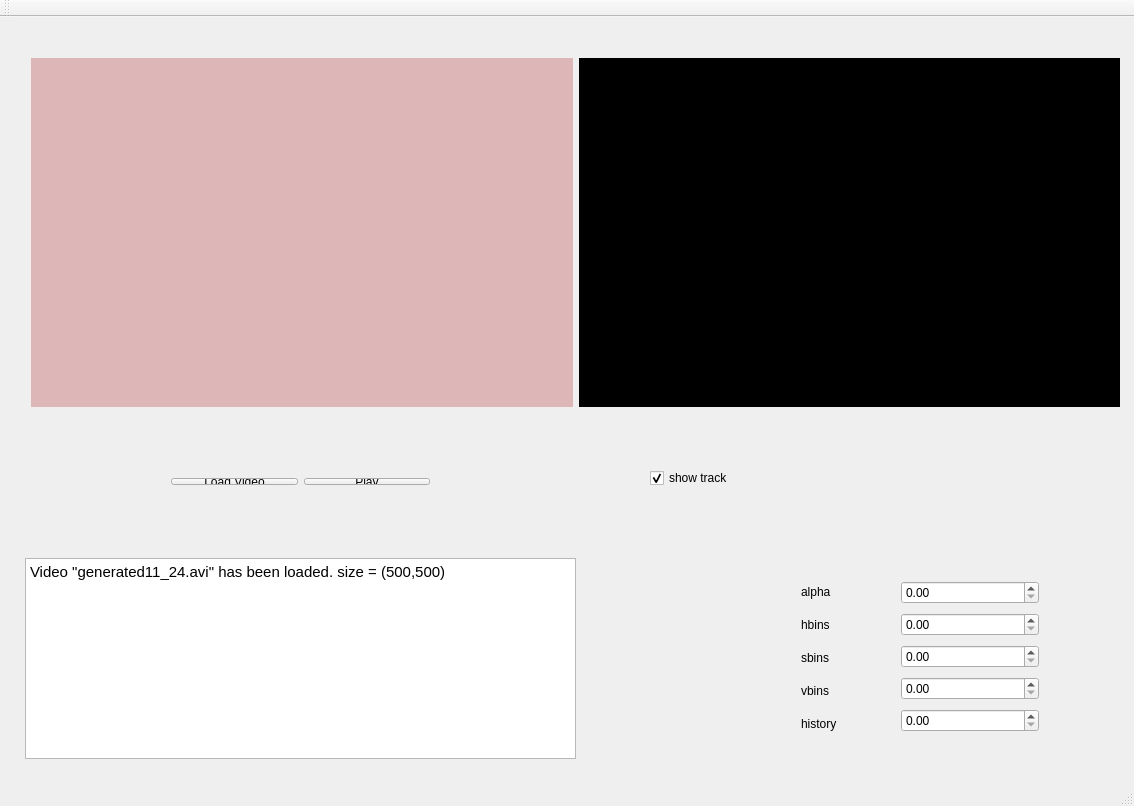
<?xml version="1.0" encoding="UTF-8"?>
<ui version="4.0">
 <class>MainWindow</class>
 <widget class="QMainWindow" name="MainWindow">
  <property name="geometry">
   <rect>
    <x>0</x>
    <y>0</y>
    <width>1134</width>
    <height>806</height>
   </rect>
  </property>
  <property name="windowTitle">
   <string>MainWindow</string>
  </property>
  <widget class="QWidget" name="centralWidget">
   <widget class="QWidget" name="layoutWidget">
    <property name="geometry">
     <rect>
      <x>160</x>
      <y>450</y>
      <width>281</width>
      <height>29</height>
     </rect>
    </property>
    <layout class="QHBoxLayout" name="horizontalLayout_2">
     <item>
      <widget class="QPushButton" name="load_button">
       <property name="text">
        <string>Load Video</string>
       </property>
      </widget>
     </item>
     <item>
      <widget class="QPushButton" name="play_button">
       <property name="text">
        <string>Play</string>
       </property>
      </widget>
     </item>
    </layout>
   </widget>
   <widget class="QWidget" name="layoutWidget">
    <property name="geometry">
     <rect>
      <x>20</x>
      <y>30</y>
      <width>1111</width>
      <height>371</height>
     </rect>
    </property>
    <layout class="QHBoxLayout" name="horizontalLayout">
     <item>
      <widget class="ClickableLabel" name="label_input">
       <property name="autoFillBackground">
        <bool>false</bool>
       </property>
       <property name="styleSheet">
        <string notr="true">Background-color: rgb(221, 183, 183)</string>
       </property>
       <property name="text">
        <string/>
       </property>
      </widget>
     </item>
     <item>
      <widget class="QLabel" name="label_topright">
       <property name="autoFillBackground">
        <bool>false</bool>
       </property>
       <property name="styleSheet">
        <string notr="true">Background-color: #000;</string>
       </property>
       <property name="text">
        <string/>
       </property>
      </widget>
     </item>
    </layout>
   </widget>
   <widget class="QTextBrowser" name="textBrowser">
    <property name="geometry">
     <rect>
      <x>25</x>
      <y>541</y>
      <width>551</width>
      <height>201</height>
     </rect>
    </property>
    <property name="html">
     <string>&lt;!DOCTYPE HTML PUBLIC &quot;-//W3C//DTD HTML 4.0//EN&quot; &quot;http://www.w3.org/TR/REC-html40/strict.dtd&quot;&gt;
&lt;html&gt;&lt;head&gt;&lt;meta name=&quot;qrichtext&quot; content=&quot;1&quot; /&gt;&lt;style type=&quot;text/css&quot;&gt;
p, li { white-space: pre-wrap; }
&lt;/style&gt;&lt;/head&gt;&lt;body style=&quot; font-family:'Ubuntu'; font-size:11pt; font-weight:400; font-style:normal;&quot;&gt;
&lt;p style=&quot; margin-top:0px; margin-bottom:0px; margin-left:0px; margin-right:0px; -qt-block-indent:0; text-indent:0px;&quot;&gt;Video &amp;quot;generated11_24.avi&amp;quot; has been loaded. size = (500,500)&lt;/p&gt;&lt;/body&gt;&lt;/html&gt;</string>
    </property>
   </widget>
   <widget class="QWidget" name="verticalLayoutWidget">
    <property name="geometry">
     <rect>
      <x>790</x>
      <y>550</y>
      <width>81</width>
      <height>181</height>
     </rect>
    </property>
    <layout class="QVBoxLayout" name="verticalLayout">
     <item>
      <widget class="QLabel" name="label">
       <property name="text">
        <string>alpha</string>
       </property>
      </widget>
     </item>
     <item>
      <widget class="QLabel" name="label_2">
       <property name="text">
        <string>hbins</string>
       </property>
      </widget>
     </item>
     <item>
      <widget class="QLabel" name="label_3">
       <property name="text">
        <string>sbins</string>
       </property>
      </widget>
     </item>
     <item>
      <widget class="QLabel" name="label_5">
       <property name="text">
        <string>vbins</string>
       </property>
      </widget>
     </item>
     <item>
      <widget class="QLabel" name="label_4">
       <property name="text">
        <string>history</string>
       </property>
      </widget>
     </item>
    </layout>
   </widget>
   <widget class="QWidget" name="verticalLayoutWidget_2">
    <property name="geometry">
     <rect>
      <x>890</x>
      <y>550</y>
      <width>160</width>
      <height>181</height>
     </rect>
    </property>
    <layout class="QVBoxLayout" name="verticalLayout_2">
     <item>
      <widget class="QDoubleSpinBox" name="doubleSpinBox"/>
     </item>
     <item>
      <widget class="QDoubleSpinBox" name="doubleSpinBox_4"/>
     </item>
     <item>
      <widget class="QDoubleSpinBox" name="doubleSpinBox_5"/>
     </item>
     <item>
      <widget class="QDoubleSpinBox" name="doubleSpinBox_3"/>
     </item>
     <item>
      <widget class="QDoubleSpinBox" name="doubleSpinBox_2">
       <property name="maximum">
        <double>100000.000000000000000</double>
       </property>
      </widget>
     </item>
    </layout>
   </widget>
   <widget class="QCheckBox" name="track_checkbox">
    <property name="enabled">
     <bool>true</bool>
    </property>
    <property name="geometry">
     <rect>
      <x>650</x>
      <y>450</y>
      <width>121</width>
      <height>22</height>
     </rect>
    </property>
    <property name="text">
     <string>show track</string>
    </property>
    <property name="checked">
     <bool>true</bool>
    </property>
   </widget>
  </widget>
  <widget class="QMenuBar" name="menuBar">
   <property name="geometry">
    <rect>
     <x>0</x>
     <y>0</y>
     <width>1134</width>
     <height>25</height>
    </rect>
   </property>
  </widget>
  <widget class="QToolBar" name="mainToolBar">
   <attribute name="toolBarArea">
    <enum>TopToolBarArea</enum>
   </attribute>
   <attribute name="toolBarBreak">
    <bool>false</bool>
   </attribute>
  </widget>
  <widget class="QStatusBar" name="statusBar"/>
 </widget>
 <layoutdefault spacing="6" margin="11"/>
 <customwidgets>
  <customwidget>
   <class>ClickableLabel</class>
   <extends>QLabel</extends>
   <header>clickablelabel.h</header>
  </customwidget>
 </customwidgets>
 <resources/>
 <connections/>
</ui>
